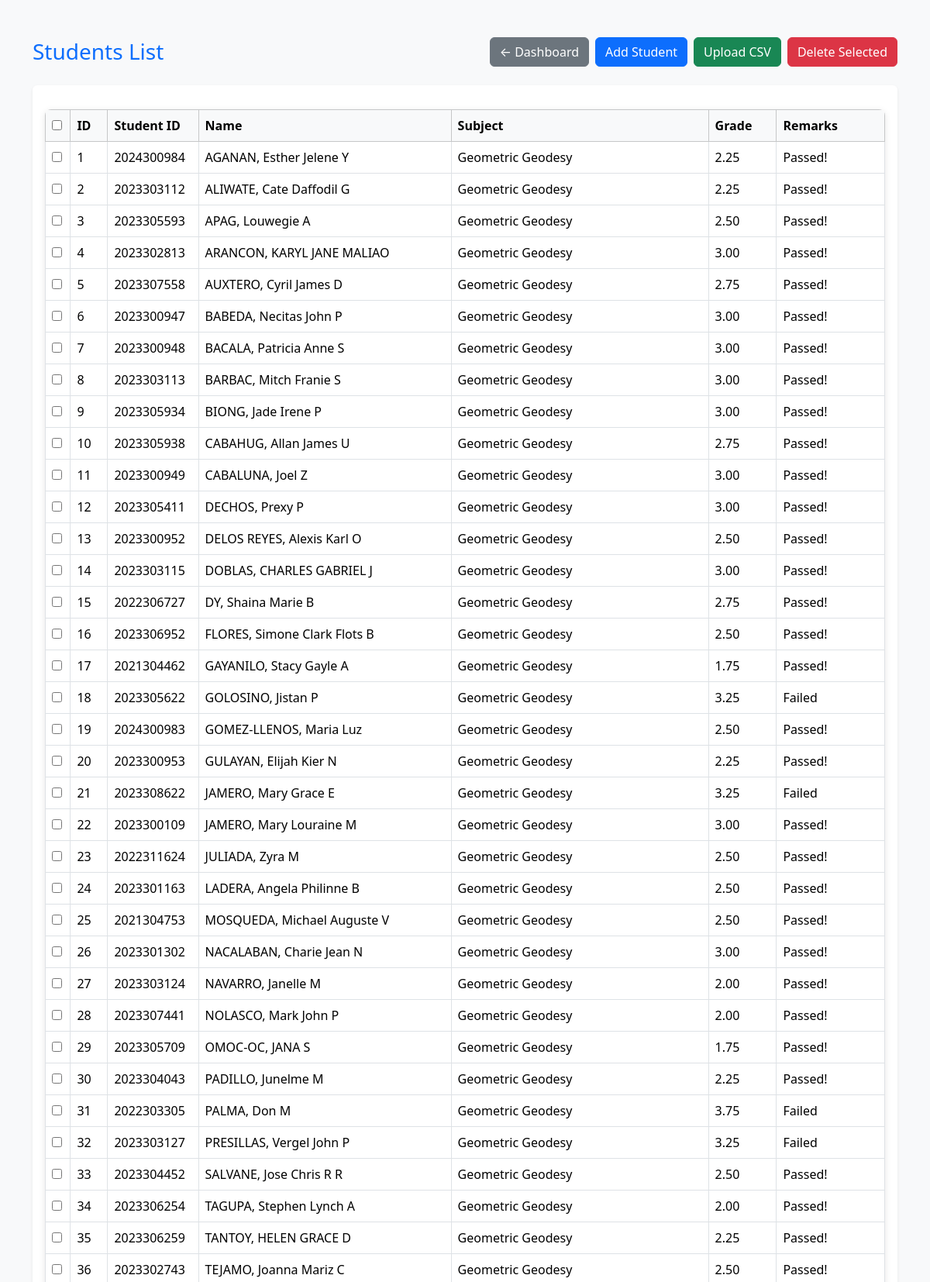
/dashboard/instructor/students (signed in, upper part), run on the app's committed database.
### app.py (models this page shows)
class Student(db.Model):
    id = db.Column(db.Integer, primary_key=True)
    student_id = db.Column(db.String(20), nullable=False)
    name = db.Column(db.String(100), nullable=False)
    subject = db.Column(db.String(50))
    grade = db.Column(db.String(10))
    remarks = db.Column(db.String(200))

### app.py (the view)
@app.route('/dashboard/admin/students')
@app.route('/dashboard/instructor/students')
@login_required(role=['Admin','Instructor'])
def view_students():
    students = Student.query.all()
    return render_template('students.html', students=students)

### app.py (called while the page is built)
def login_required(role=None):
    def decorator(f):
        @wraps(f)
        def decorated_function(*args, **kwargs):
            if 'user_id' not in session:
                flash("Please log in first.", "danger")
                return redirect(url_for('login'))
            if role and session.get('role') not in (role if isinstance(role, list) else [role]):
                flash("Access denied.", "danger")
                return redirect(url_for('login'))
            return f(*args, **kwargs)
        return decorated_function
    return decorator

### templates/students.html (shortened to what this page needs)
<!DOCTYPE html>
<html lang="en">
<head>
<link href="https://cdn.jsdelivr.net/npm/bootstrap@5.3.3/dist/css/bootstrap.min.css" rel="stylesheet">
<link rel="stylesheet" href="{{ url_for('static', filename='css/style.css') }}">
</head>
<body class="bg-light">
<div class="container mt-5">
    <div class="d-flex flex-wrap align-items-center justify-content-between mb-4">
        <h3 class="text-primary mb-2 mb-md-0">Students List</h3>
        <div class="d-flex flex-wrap gap-2">
            <a href="{% if session['role'] == 'Admin' %}{{ url_for('dashboard_admin') }}
                     {% elif session['role'] == 'Instructor' %}{{ url_for('dashboard_instructor') }}
                     {% else %}{{ url_for('dashboard_student') }}{% endif %}"
              class="btn btn-secondary">← Dashboard</a>
            {% if session['role'] in ['Admin', 'Instructor'] %}
                <a href="{{ url_for('add_student') }}" class="btn btn-primary">Add Student</a>
                <a href="{{ url_for('upload_students') }}" class="btn btn-success">Upload CSV</a>
                <button type="button" class="btn btn-danger" id="delete-selected" data-bs-toggle="modal" data-bs-target="#confirmDeleteModal">
                    Delete Selected
                </button>
            {% endif %}
        </div>
    </div>
    <form method="POST" action="{{ url_for('bulk_delete_students') }}" id="bulk-delete-form">
        <div class="table-responsive shadow-sm bg-white p-3 rounded">
            <table class="table table-bordered table-hover align-middle mb-0">
                <thead class="table-light">
                    <tr>
                        <th><input type="checkbox" id="select-all"></th>
                        <th>ID</th>
                        <th>Student ID</th>
                        <th>Name</th>
                        <th>Subject</th>
                        <th>Grade</th>
                        <th>Remarks</th>
                    </tr>
                </thead>
                <tbody>
                    {% for student in students %}
                    <tr>
                        <td><input type="checkbox" name="student_ids" value="{{ student.id }}"></td>
                        <td>{{ student.id }}</td>
                        <td>{{ student.student_id }}</td>
                        <td>{{ student.name }}</td>
                        <td>{{ student.subject }}</td>
                        <td>{{ student.grade }}</td>
                        <td>{{ student.remarks }}</td>
                    </tr>
                    {% else %}
                    <tr>
                        <td colspan="7" class="text-center">No students found.</td>
                    </tr>
                    {% endfor %}
                </tbody>
            </table>
        </div>
    </form>
</div>
</body>
</html>

### static/css/style.css (style rules this page uses)
#delete-selected { transition: background-color 0.3s, transform 0.2s; }
.table { border-radius: 8px; overflow: hidden; box-shadow: 0 2px 8px rgba(0,0,0,0.1); }
.table { margin-top: 15px; }

### data on the page
Student: id "1", student_id "2024300984", name "AGANAN, Esther Jelene Y", subject "Geometric Geodesy", grade "2.25", remarks "Passed!"
Student: id "2", student_id "2023303112", name "ALIWATE, Cate Daffodil G", subject "Geometric Geodesy", grade "2.25", remarks "Passed!"
Student: id "3", student_id "2023305593", name "APAG, Louwegie A", subject "Geometric Geodesy", grade "2.50", remarks "Passed!"
Student: id "4", student_id "2023302813", name "ARANCON, KARYL JANE MALIAO", subject "Geometric Geodesy", grade "3.00", remarks "Passed!"
Student: id "5", student_id "2023307558", name "AUXTERO, Cyril James D", subject "Geometric Geodesy", grade "2.75", remarks "Passed!"
Student: id "6", student_id "2023300947", name "BABEDA, Necitas John P", subject "Geometric Geodesy", grade "3.00", remarks "Passed!"
Student: id "7", student_id "2023300948", name "BACALA, Patricia Anne S", subject "Geometric Geodesy", grade "3.00", remarks "Passed!"
Student: id "8", student_id "2023303113", name "BARBAC, Mitch Franie S", subject "Geometric Geodesy", grade "3.00", remarks "Passed!"
Student: id "9", student_id "2023305934", name "BIONG, Jade Irene P", subject "Geometric Geodesy", grade "3.00", remarks "Passed!"
Student: id "10", student_id "2023305938", name "CABAHUG, Allan James U", subject "Geometric Geodesy", grade "2.75", remarks "Passed!"
Student: id "11", student_id "2023300949", name "CABALUNA, Joel Z", subject "Geometric Geodesy", grade "3.00", remarks "Passed!"
Student: id "12", student_id "2023305411", name "DECHOS, Prexy P", subject "Geometric Geodesy", grade "3.00", remarks "Passed!"
Student: id "13", student_id "2023300952", name "DELOS REYES, Alexis Karl O", subject "Geometric Geodesy", grade "2.50", remarks "Passed!"
Student: id "14", student_id "2023303115", name "DOBLAS, CHARLES GABRIEL J", subject "Geometric Geodesy", grade "3.00", remarks "Passed!"
Student: id "15", student_id "2022306727", name "DY, Shaina Marie B", subject "Geometric Geodesy", grade "2.75", remarks "Passed!"
Student: id "16", student_id "2023306952", name "FLORES, Simone Clark Flots B", subject "Geometric Geodesy", grade "2.50", remarks "Passed!"
Student: id "17", student_id "2021304462", name "GAYANILO, Stacy Gayle A", subject "Geometric Geodesy", grade "1.75", remarks "Passed!"
Student: id "18", student_id "2023305622", name "GOLOSINO, Jistan P", subject "Geometric Geodesy", grade "3.25", remarks "Failed"
Student: id "19", student_id "2024300983", name "GOMEZ-LLENOS, Maria Luz", subject "Geometric Geodesy", grade "2.50", remarks "Passed!"
Student: id "20", student_id "2023300953", name "GULAYAN, Elijah Kier N", subject "Geometric Geodesy", grade "2.25", remarks "Passed!"
Student: id "21", student_id "2023308622", name "JAMERO, Mary Grace E", subject "Geometric Geodesy", grade "3.25", remarks "Failed"
Student: id "22", student_id "2023300109", name "JAMERO, Mary Louraine M", subject "Geometric Geodesy", grade "3.00", remarks "Passed!"
Student: id "23", student_id "2022311624", name "JULIADA, Zyra M", subject "Geometric Geodesy", grade "2.50", remarks "Passed!"
Student: id "24", student_id "2023301163", name "LADERA, Angela Philinne B", subject "Geometric Geodesy", grade "2.50", remarks "Passed!"
Student: id "25", student_id "2021304753", name "MOSQUEDA, Michael Auguste V", subject "Geometric Geodesy", grade "2.50", remarks "Passed!"
Student: id "26", student_id "2023301302", name "NACALABAN, Charie Jean N", subject "Geometric Geodesy", grade "3.00", remarks "Passed!"
Student: id "27", student_id "2023303124", name "NAVARRO, Janelle M", subject "Geometric Geodesy", grade "2.00", remarks "Passed!"
Student: id "28", student_id "2023307441", name "NOLASCO, Mark John P", subject "Geometric Geodesy", grade "2.00", remarks "Passed!"
Student: id "29", student_id "2023305709", name "OMOC-OC, JANA S", subject "Geometric Geodesy", grade "1.75", remarks "Passed!"
Student: id "30", student_id "2023304043", name "PADILLO, Junelme M", subject "Geometric Geodesy", grade "2.25", remarks "Passed!"
Student: id "31", student_id "2022303305", name "PALMA, Don M", subject "Geometric Geodesy", grade "3.75", remarks "Failed"
Student: id "32", student_id "2023303127", name "PRESILLAS, Vergel John P", subject "Geometric Geodesy", grade "3.25", remarks "Failed"
Student: id "33", student_id "2023304452", name "SALVANE, Jose Chris R R", subject "Geometric Geodesy", grade "2.50", remarks "Passed!"
Student: id "34", student_id "2023306254", name "TAGUPA, Stephen Lynch A", subject "Geometric Geodesy", grade "2.00", remarks "Passed!"
Student: id "35", student_id "2023306259", name "TANTOY, HELEN GRACE D", subject "Geometric Geodesy", grade "2.25", remarks "Passed!"
Student: id "36", student_id "2023302743", name "TEJAMO, Joanna Mariz C", subject "Geometric Geodesy", grade "2.50", remarks "Passed!"
